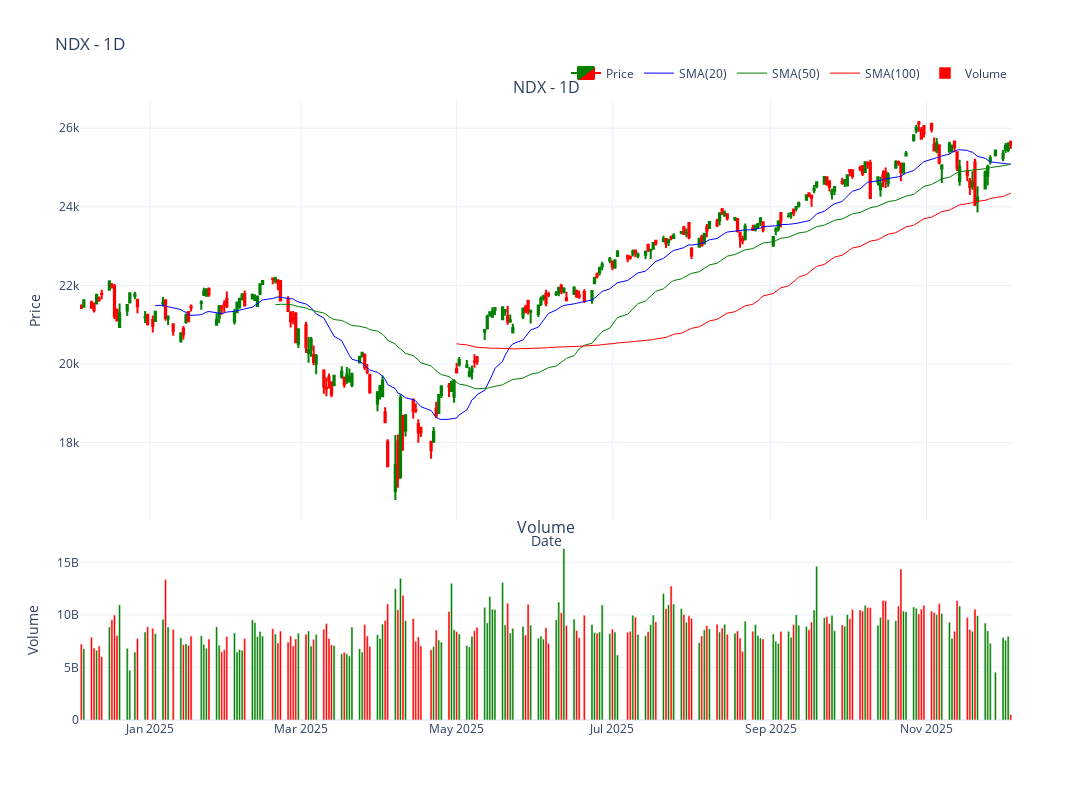

Source (notebook cell):
### Markdown cell above
## Interactive Chart Features

**Hover Tooltips**: When you hover over any candlestick, you'll see:
- Date and time
- Open, High, Low, Close prices
- Volume
- All indicator values (SMA 20, 50, 100)

**Interactive Features**:
- Zoom in/out with mouse wheel or toolbar
- Pan by clicking and dragging
- Toggle indicators on/off via legend
- Range selector for time periods

### Code cell
if df is not None:
    # Create interactive chart
    chart = InteractiveChart(df, symbol=symbol, timeframe=timeframe)

    # Add moving averages with different colors
    chart.add_indicator(SMA(period=20, color="blue"))
    chart.add_indicator(SMA(period=50, color="green"))
    chart.add_indicator(SMA(period=100, color="red"))

    # Plot interactive chart
    # Hover over candlesticks to see OHLC, volume, and indicator values
    chart.plot(type="candle", volume=True, figsize=(1400, 800), show=True)

### Figure 1 — Plotly figure (JSON) as saved in the notebook; plotly's stock layout.template omitted (floating-point values rounded to 4 significant figures; data arrays with more than 128 entries replaced by an {"elided": "..."} marker saying what was removed)
{"data": [{"close": {"elided": "250 float values"}, "decreasing": {"fillcolor": "red", "line": {"color": "red"}}, "high": {"elided": "250 float values"}, "hovertemplate": "%{text}<extra></extra>", "increasing": {"fillcolor": "green", "line": {"color": "green"}}, "low": {"elided": "250 float values"}, "name": "Price", "open": {"elided": "250 float values"}, "text": {"elided": "250 str values"}, "type": "candlestick", "x": {"elided": "250 str values"}, "xaxis": "x", "yaxis": "y"}, {"hovertemplate": "<b>SMA(20)</b><br>Value: %{y:.2f}<br>Date: %{x}<extra></extra>", "line": {"color": "blue", "dash": "solid", "width": 1}, "mode": "lines", "name": "SMA(20)", "type": "scatter", "x": {"elided": "250 str values"}, "xaxis": "x", "y": {"elided": "250 float values"}, "yaxis": "y"}, {"hovertemplate": "<b>SMA(50)</b><br>Value: %{y:.2f}<br>Date: %{x}<extra></extra>", "line": {"color": "green", "dash": "solid", "width": 1}, "mode": "lines", "name": "SMA(50)", "type": "scatter", "x": {"elided": "250 str values"}, "xaxis": "x", "y": {"elided": "250 float values"}, "yaxis": "y"}, {"hovertemplate": "<b>SMA(100)</b><br>Value: %{y:.2f}<br>Date: %{x}<extra></extra>", "line": {"color": "red", "dash": "solid", "width": 1}, "mode": "lines", "name": "SMA(100)", "type": "scatter", "x": {"elided": "250 str values"}, "xaxis": "x", "y": {"elided": "250 float values"}, "yaxis": "y"}, {"hovertemplate": "<b>Volume</b><br>Value: %{y:,.0f}<br>Date: %{x}<extra></extra>", "marker": {"color": {"elided": "250 str values"}}, "name": "Volume", "type": "bar", "x": {"elided": "250 str values"}, "xaxis": "x2", "y": {"elided": "250 float values"}, "yaxis": "y2"}], "layout": {"annotations": [{"font": {"size": 16}, "showarrow": false, "text": "NDX - 1D", "x": 0.5, "xanchor": "center", "xref": "paper", "y": 1, "yanchor": "bottom", "yref": "paper"}, {"font": {"size": 16}, "showarrow": false, "text": "Volume", "x": 0.5, "xanchor": "center", "xref": "paper", "y": 0.291, "yanchor": "bottom", "yref": "paper"}], "height": 800, "hovermode": "x unified", "legend": {"orientation": "h", "x": 1, "xanchor": "right", "y": 1.02, "yanchor": "bottom"}, "showlegend": true, "title": {"text": "NDX - 1D"}, "width": 1400, "xaxis": {"anchor": "y", "domain": [0, 1], "matches": "x2", "rangeslider": {"visible": false}, "showticklabels": false, "title": {"text": "Date"}}, "xaxis2": {"anchor": "y2", "domain": [0, 1]}, "yaxis": {"anchor": "x", "domain": [0.321, 1], "title": {"text": "Price"}}, "yaxis2": {"anchor": "x2", "domain": [0, 0.291], "title": {"text": "Volume"}}}}
